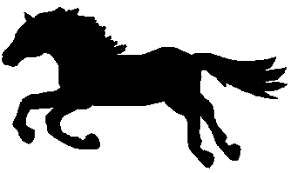
#> input picture tasks/task-12-afinamento/img/horse.png, 291 x 173 px
$ jupyter execute atividade.ipynb
#> lines starting #> are read from the running program, lines starting #| are printed output that depends on the picture; after the words box and inside, x2 and y2 are one past the last pixel; in counts of white or black regions, pixels touching at a corner belong together
# Execute aqui primeiro

[cell 1]
import cv2 as cv
import numpy as np
import matplotlib.pyplot as plt

## Afinamento com Hit Or Miss
---

[cell 2]
def create_masks():
    masks = []
    patterns = [
            ([ [0, 0, 0],
               [-1, 1, -1],
               [1, 1, 1] ]),

            ([ [-1, 0, 0],
               [1, 1, 0],
               [-1, 1, -1] ]),

            ([ [1, 1, 1],
               [-1, 1, -1],
               [0, 0, 0] ]),

            ([ [-1, 1, -1],
               [0, 1, 1],
               [0, 0, -1] ]),
        ]

    for p in patterns:
        for i in range(4):
            masks.append(np.rot90(p, i))
    return masks

[cell 3]
def thinning_hit_or_miss(img_path):

#> called with img_path = 'img/horse.png'
    img = cv.imread(img_path, cv.IMREAD_GRAYSCALE)
#> img: shape (173, 291); min 0, max 255, mean 165
    if img is None:
        print("Erro ao carregar a imagem.")
        return

    _, binaria = cv.threshold(img.copy(), 127, 1, cv.THRESH_BINARY_INV)
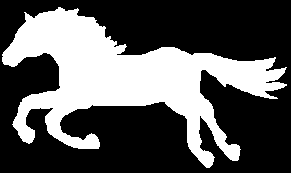
#> binaria: shape (173, 291); values 0 (black) and 1 (white), 35.1% white; 1 white region, box (x1, y1, x2, y2) and area: (2, 7, 287, 168) 17679

    masks = create_masks()

    binaria = binaria.astype(np.uint8)

    prev = np.zeros_like(binaria)
    while True:
        temp = binaria.copy()
        for m in masks:
            j = np.array(m) == 1
            k = np.array(m) == 0

            # Hit-or-miss
            hit = cv.erode(binaria, j.astype(np.uint8))
            miss = cv.erode(1 - binaria, k.astype(np.uint8))
            h_or_m = cv.bitwise_and(hit, miss)

            binaria = cv.subtract(binaria, h_or_m)

        if np.array_equal(binaria, temp):
            break
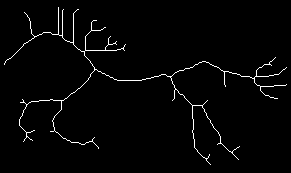
#> binaria: shape (173, 291); values 0 (black) and 1 (white), 2.1% white in thin lines or dots, all inside (x1, y1, x2, y2) = (4, 7, 287, 165)
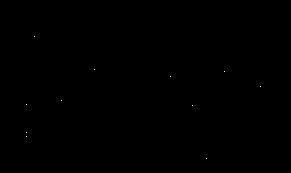
#> hit: shape (173, 291); values 0 (black) and 1 (white), 0.02% white in thin lines or dots, all inside (x1, y1, x2, y2) = (26, 36, 261, 159)


    plt.figure(figsize=(10, 4))
    plt.subplot(1, 2, 1)
    plt.imshow(img.copy(), cmap='gray')
    plt.title('Original')
    plt.axis('off')

    plt.subplot(1, 2, 2)
    plt.imshow(1 - binaria, cmap='gray')
    plt.title('Hit-or-Miss')
    plt.axis('off')
    plt.tight_layout()
    plt.show()
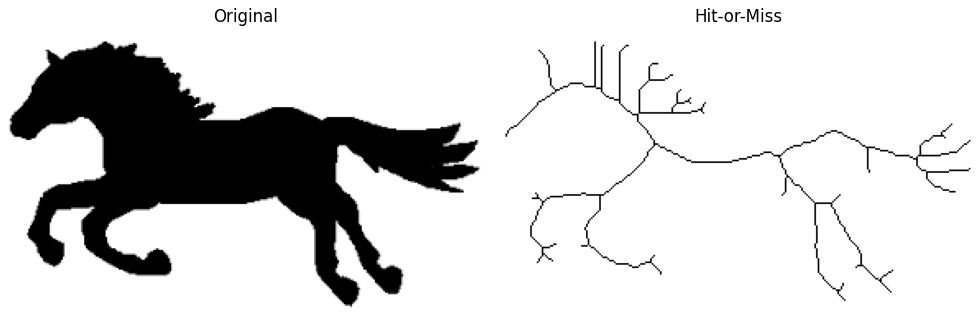
#> figure drawn by matplotlib, 2 panels

[cell 4]
thinning_hit_or_miss('img/horse.png')

[cell 5]
thinning_hit_or_miss('img/strawberries.tif')
#> call 2 of thinning_hit_or_miss, with img_path = 'img/strawberries.tif'
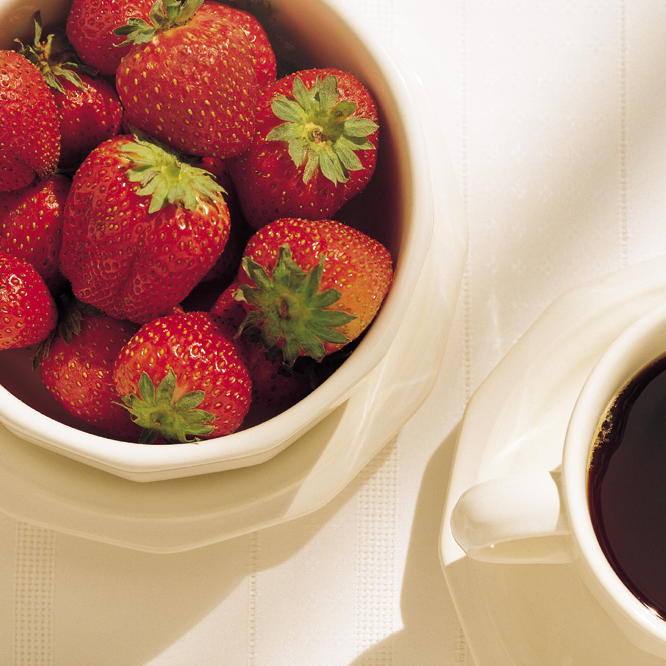
#> input picture tasks/task-12-afinamento/img/strawberries.tif, 666 x 666 px
#> in thinning_hit_or_miss (call 2), `img = cv.imread(img_path, cv.IMREAD_GRAYSCALE)`:
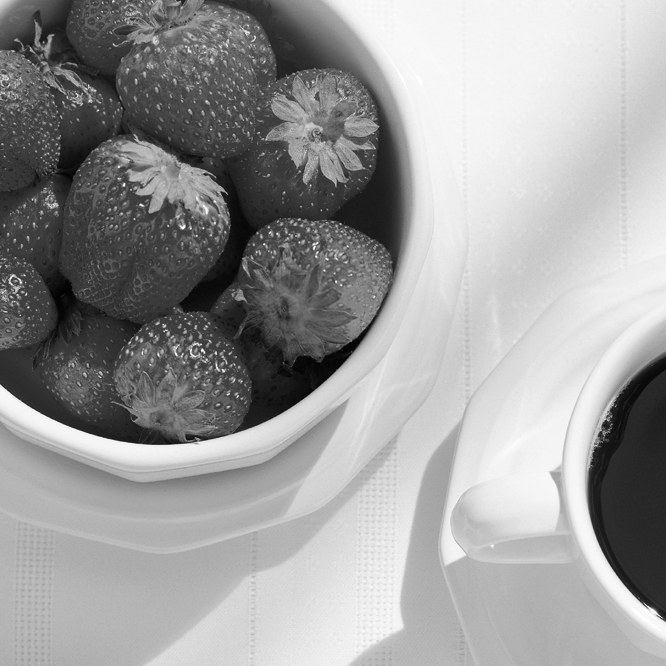
#> img: shape (666, 666); min 2, max 255, mean 155.7
#> in thinning_hit_or_miss (call 2), `_, binaria = cv.threshold(img.copy(), 127, 1, cv.THRESH_BINARY_INV)`:
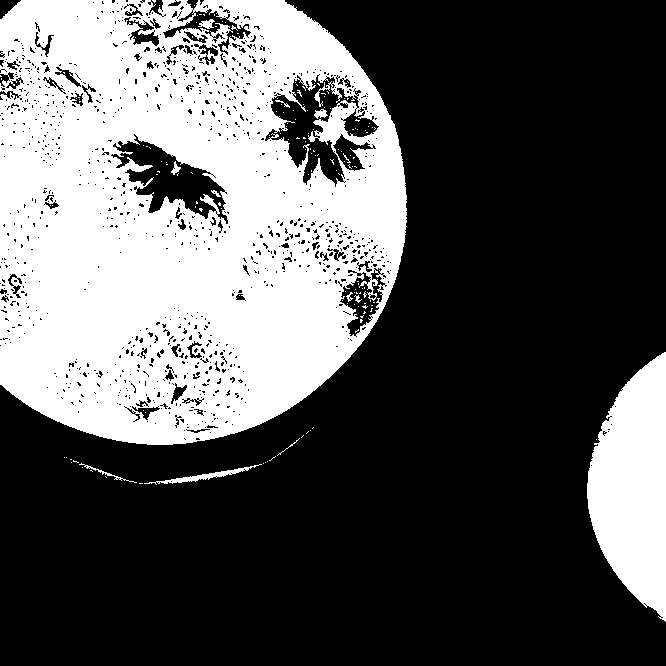
#> binaria: shape (666, 666); values 0 (black) and 1 (white), 34.7% white; 161 white regions (149 under 20 px), largest, box (x1, y1, x2, y2) and area: (0, 0, 407, 445) 137768, (587, 352, 666, 622) 14747, (144, 464, 262, 485) 436
#> after the loop in thinning_hit_or_miss (call 2), `while True:`:
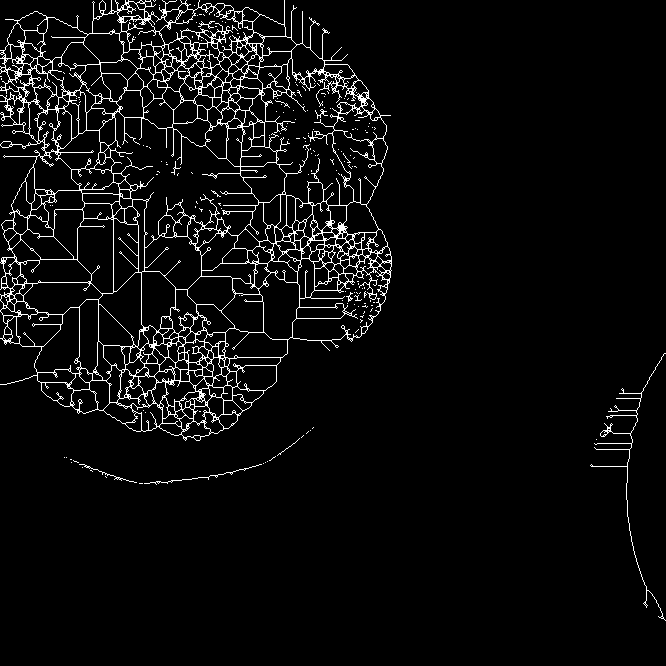
#> binaria: shape (666, 666); values 0 (black) and 1 (white), 4.8% white in thin lines or dots
#> after the loop in thinning_hit_or_miss (call 2), `while True:`:
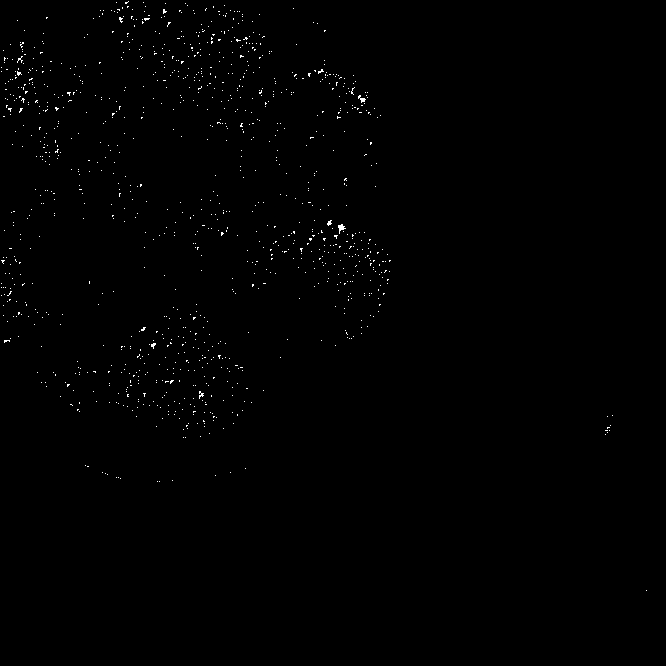
#> hit: shape (666, 666); values 0 (black) and 1 (white), 0.44% white in thin lines or dots, all inside (x1, y1, x2, y2) = (1, 1, 647, 591)
#> in thinning_hit_or_miss (call 2), `plt.show()`:
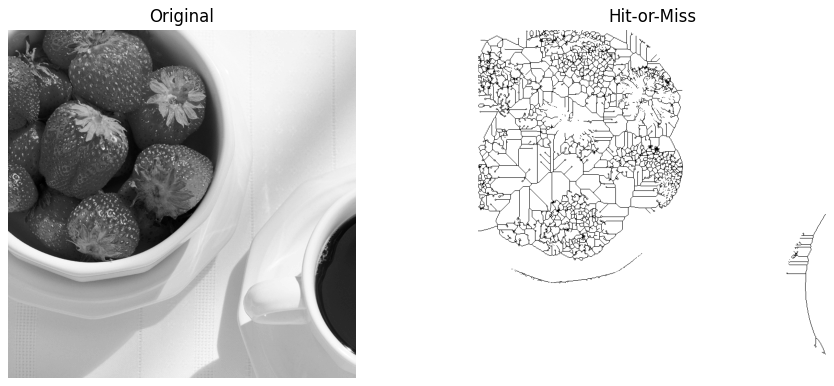
#> figure drawn by matplotlib, 2 panels
